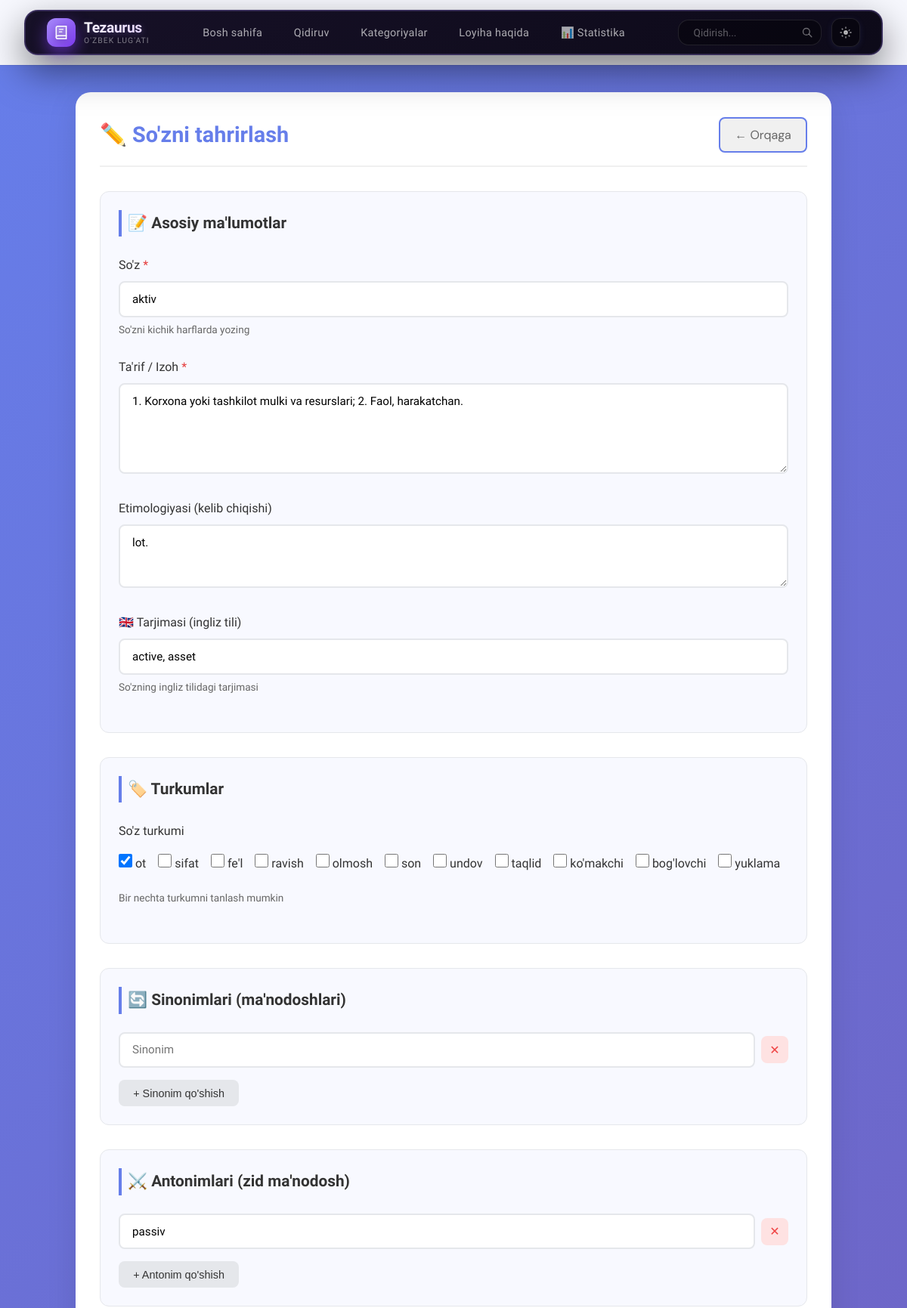
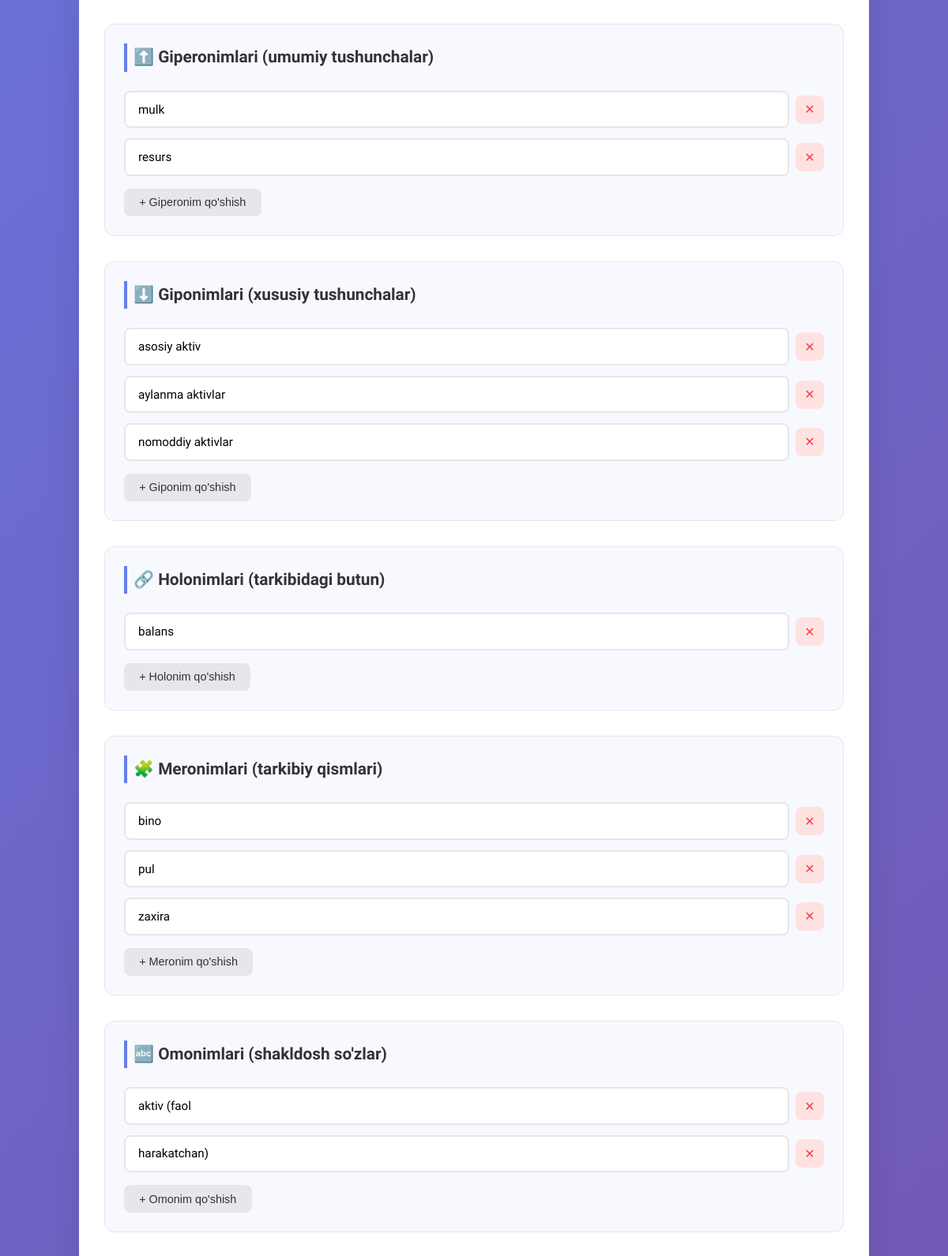
/admin/words/edit/115 (signed in, upper part), run on the app's committed database (2 pictures, top to bottom).
### models.py (models this page shows, shortened)
class Word(db.Model):
    id = db.Column(db.Integer, primary_key=True)
    word = db.Column(db.String(100), nullable=False, index=True)  # unique=True ni olib tashladik!
    definition = db.Column(db.Text, nullable=False)
    etymology = db.Column(db.Text)
    translation_en = db.Column(db.String(200))
    categories = db.relationship('WordCategory', backref='word_item', lazy='dynamic', cascade='all, delete-orphan')
    synonyms = db.relationship('WordSynonym', backref='word_item', lazy='dynamic', cascade='all, delete-orphan')
    antonyms = db.relationship('WordAntonym', backref='word_item', lazy='dynamic', cascade='all, delete-orphan')
    hyperonyms = db.relationship('WordHyperonym', backref='word_item', lazy='dynamic', cascade='all, delete-orphan')
    hyponyms = db.relationship('WordHyponym', backref='word_item', lazy='dynamic', cascade='all, delete-orphan')
    holonyms = db.relationship('WordHolonym', backref='word_item', lazy='dynamic', cascade='all, delete-orphan')
    meronyms = db.relationship('WordMeronym', backref='word_item', lazy='dynamic', cascade='all, delete-orphan')
    homonyms = db.relationship('WordHomonym', backref='word_item', lazy='dynamic', cascade='all, delete-orphan')
    paronyms = db.relationship('WordParonym', backref='word_item', lazy='dynamic', cascade='all, delete-orphan')
    usage_areas = db.relationship('WordUsageArea', backref='word_item', lazy='dynamic', cascade='all, delete-orphan')
    created_at = db.Column(db.DateTime, default=datetime.utcnow)
    updated_at = db.Column(db.DateTime, default=datetime.utcnow, onupdate=datetime.utcnow)

class WordAntonym(db.Model):
    __tablename__ = 'word_antonym'
    id = db.Column(db.Integer, primary_key=True)
    word_id = db.Column(db.Integer, db.ForeignKey('word.id'), nullable=False)
    related_word = db.Column(db.String(100), nullable=False, index=True)

class WordHyperonym(db.Model):
    __tablename__ = 'word_hyperonym'
    id = db.Column(db.Integer, primary_key=True)
    word_id = db.Column(db.Integer, db.ForeignKey('word.id'), nullable=False)
    related_word = db.Column(db.String(100), nullable=False, index=True)

class WordHyponym(db.Model):
    __tablename__ = 'word_hyponym'
    id = db.Column(db.Integer, primary_key=True)
    word_id = db.Column(db.Integer, db.ForeignKey('word.id'), nullable=False)
    related_word = db.Column(db.String(100), nullable=False, index=True)

class WordHolonym(db.Model):
    __tablename__ = 'word_holonym'
    id = db.Column(db.Integer, primary_key=True)
    word_id = db.Column(db.Integer, db.ForeignKey('word.id'), nullable=False)
    related_word = db.Column(db.String(100), nullable=False, index=True)

class WordMeronym(db.Model):
    __tablename__ = 'word_meronym'
    id = db.Column(db.Integer, primary_key=True)
    word_id = db.Column(db.Integer, db.ForeignKey('word.id'), nullable=False)
    related_word = db.Column(db.String(100), nullable=False, index=True)

class WordHomonym(db.Model):
    __tablename__ = 'word_homonym'
    id = db.Column(db.Integer, primary_key=True)
    word_id = db.Column(db.Integer, db.ForeignKey('word.id'), nullable=False)
    related_word = db.Column(db.String(100), nullable=False, index=True)

### admin.py (the view, shortened to what this page needs)
@admin_bp.route('/words/edit/<int:word_id>', methods=['GET', 'POST'])
@admin_required
def edit_word(word_id):
    word = Word.query.get_or_404(word_id)
    word_data = {
        'id': word.id,
        'word': word.word,
        'definition': word.definition,
        'etymology': word.etymology,
        'translation_en': word.translation_en,
        'categories': [cat.category for cat in word.categories],
        'synonyms': [syn.related_word for syn in word.synonyms],
        'antonyms': [ant.related_word for ant in word.antonyms],
        'hyperonyms': [hyp.related_word for hyp in word.hyperonyms],
        'hyponyms': [hypo.related_word for hypo in word.hyponyms],
        'holonyms': [hol.related_word for hol in word.holonyms],
        'meronyms': [mer.related_word for mer in word.meronyms],
        'homonyms': [hom.related_word for hom in word.homonyms],
        'paronyms': [par.related_word for par in word.paronyms],
        'usage_areas': [area.area for area in word.usage_areas]
    }
    return render_template('admin/word_form.html', word=word_data)

### templates/admin/word_form.html (shortened to what this page needs)
{% extends "base.html" %}
{% block content %}
<div class="admin-form-container">
    <div class="admin-form-header">
        <h1>{% if word %}✏️ So'zni tahrirlash{% else %}➕ Yangi so'z qo'shish{% endif %}</h1>
        <a href="{{ url_for('admin.words') }}" class="back-btn">← Orqaga</a>
    </div>
    <form method="POST" class="word-form" id="wordForm">
        <div class="form-section">
            <h2>📝 Asosiy ma'lumotlar</h2>
            <div class="form-group">
                <label for="word">So'z <span class="required">*</span></label>
                <input type="text" id="word" name="word" value="{{ word.word if word else '' }}" required
                       placeholder="Masalan: tuproq" class="form-control">
                <small class="form-text">So'zni kichik harflarda yozing</small>
            </div>
            <div class="form-group">
                <label for="definition">Ta'rif / Izoh <span class="required">*</span></label>
                <textarea id="definition" name="definition" rows="5" required
                          class="form-control" placeholder="So'zning ma'nosi...">{{ word.definition if word else '' }}</textarea>
            </div>
            <div class="form-group">
                <label for="etymology">Etimologiyasi (kelib chiqishi)</label>
                <textarea id="etymology" name="etymology" rows="3"
                          class="form-control" placeholder="So'zning kelib chiqishi haqida...">{{ word.etymology if word else '' }}</textarea>
            </div>
            <div class="form-group">
                <label for="translation_en">🇬🇧 Tarjimasi (ingliz tili)</label>
                <input type="text" id="translation_en" name="translation_en"
                       value="{{ word.translation_en if word else '' }}"
                       class="form-control" placeholder="Masalan: soil">
                <small class="form-text">So'zning ingliz tilidagi tarjimasi</small>
            </div>
        </div>
        <div class="form-section">
            <h2>🏷️ Turkumlar</h2>
            <div class="form-group">
                <label>So'z turkumi</label>
                <div class="checkbox-group" id="categories-container">
                    {% set categories = word.categories if word else [] %}
                    {% for category in ['ot', 'sifat', 'fe\'l', 'ravish', 'olmosh', 'son', 'undov', 'taqlid', 'ko\'makchi', 'bog\'lovchi', 'yuklama'] %}
                    <label class="checkbox-label">
                        <input type="checkbox" name="categories[]" value="{{ category }}"
                               {% if category in categories %}checked{% endif %}>
                        {{ category }}
                    </label>
                    {% endfor %}
                </div>
                <small class="form-text">Bir nechta turkumni tanlash mumkin</small>
            </div>
        </div>
        <div class="form-section">
            <h2>🔄 Sinonimlari (ma'nodoshlari)</h2>
            <div class="dynamic-fields" id="synonyms-container">
                {% if word and word.synonyms %}
                    {% for syn in word.synonyms %}
                    <div class="dynamic-field">
                        <input type="text" name="synonyms[]" value="{{ syn }}" class="form-control" placeholder="Sinonim">
                        <button type="button" class="remove-field-btn" onclick="this.parentElement.remove()">✕</button>
                    </div>
                    {% endfor %}
                {% else %}
                <div class="dynamic-field">
                    <input type="text" name="synonyms[]" class="form-control" placeholder="Sinonim">
                    <button type="button" class="remove-field-btn" onclick="this.parentElement.remove()">✕</button>
                </div>
                {% endif %}
            </div>
            <button type="button" class="add-field-btn" onclick="addField('synonyms-container')">+ Sinonim qo'shish</button>
        </div>
        <div class="form-section">
            <h2>⚔️ Antonimlari (zid ma'nodosh)</h2>
            <div class="dynamic-fields" id="antonyms-container">
                {% if word and word.antonyms %}
                    {% for ant in word.antonyms %}
                    <div class="dynamic-field">
                        <input type="text" name="antonyms[]" value="{{ ant }}" class="form-control" placeholder="Antonim">
                        <button type="button" class="remove-field-btn" onclick="this.parentElement.remove()">✕</button>
                    </div>
                    {% endfor %}
                {% else %}
                <div class="dynamic-field">
                    <input type="text" name="antonyms[]" class="form-control" placeholder="Antonim">
                    <button type="button" class="remove-field-btn" onclick="this.parentElement.remove()">✕</button>
                </div>
                {% endif %}
            </div>
            <button type="button" class="add-field-btn" onclick="addField('antonyms-container')">+ Antonim qo'shish</button>
        </div>
        <div class="form-section">
            <h2>⬆️ Giperonimlari (umumiy tushunchalar)</h2>
            <div class="dynamic-fields" id="hyperonyms-container">
                {% if word and word.hyperonyms %}
                    {% for hyp in word.hyperonyms %}
                    <div class="dynamic-field">
                        <input type="text" name="hyperonyms[]" value="{{ hyp }}" class="form-control" placeholder="Giperonim">
                        <button type="button" class="remove-field-btn" onclick="this.parentElement.remove()">✕</button>
                    </div>
                    {% endfor %}
                {% else %}
                <div class="dynamic-field">
                    <input type="text" name="hyperonyms[]" class="form-control" placeholder="Giperonim">
                    <button type="button" class="remove-field-btn" onclick="this.parentElement.remove()">✕</button>
                </div>
                {% endif %}
            </div>
            <button type="button" class="add-field-btn" onclick="addField('hyperonyms-container')">+ Giperonim qo'shish</button>
        </div>
        <div class="form-section">
            <h2>⬇️ Giponimlari (xususiy tushunchalar)</h2>
            <div class="dynamic-fields" id="hyponyms-container">
                {% if word and word.hyponyms %}
                    {% for hypo in word.hyponyms %}
                    <div class="dynamic-field">
                        <input type="text" name="hyponyms[]" value="{{ hypo }}" class="form-control" placeholder="Giponim">
                        <button type="button" class="remove-field-btn" onclick="this.parentElement.remove()">✕</button>
                    </div>
                    {% endfor %}
                {% else %}
                <div class="dynamic-field">
                    <input type="text" name="hyponyms[]" class="form-control" placeholder="Giponim">
                    <button type="button" class="remove-field-btn" onclick="this.parentElement.remove()">✕</button>
                </div>
                {% endif %}
            </div>
            <button type="button" class="add-field-btn" onclick="addField('hyponyms-container')">+ Giponim qo'shish</button>
        </div>
        <div class="form-section">
            <h2>🔗 Holonimlari (tarkibidagi butun)</h2>
            <div class="dynamic-fields" id="holonyms-container">
                {% if word and word.holonyms %}
                    {% for hol in word.holonyms %}
                    <div class="dynamic-field">
                        <input type="text" name="holonyms[]" value="{{ hol }}" class="form-control" placeholder="Holonim">
                        <button type="button" class="remove-field-btn" onclick="this.parentElement.remove()">✕</button>
                    </div>
                    {% endfor %}
                {% else %}
                <div class="dynamic-field">
                    <input type="text" name="holonyms[]" class="form-control" placeholder="Holonim">
                    <button type="button" class="remove-field-btn" onclick="this.parentElement.remove()">✕</button>
                </div>
                {% endif %}
            </div>
            <button type="button" class="add-field-btn" onclick="addField('holonyms-container')">+ Holonim qo'shish</button>
        </div>
        <div class="form-section">
            <h2>🧩 Meronimlari (tarkibiy qismlari)</h2>
            <div class="dynamic-fields" id="meronyms-container">
                {% if word and word.meronyms %}
                    {% for mer in word.meronyms %}
                    <div class="dynamic-field">
                        <input type="text" name="meronyms[]" value="{{ mer }}" class="form-control" placeholder="Meronim">
                        <button type="button" class="remove-field-btn" onclick="this.parentElement.remove()">✕</button>
                    </div>
                    {% endfor %}
                {% else %}
                <div class="dynamic-field">
                    <input type="text" name="meronyms[]" class="form-control" placeholder="Meronim">
                    <button type="button" class="remove-field-btn" onclick="this.parentElement.remove()">✕</button>
                </div>
                {% endif %}
            </div>
            <button type="button" class="add-field-btn" onclick="addField('meronyms-container')">+ Meronim qo'shish</button>
        </div>
        <div class="form-section">
            <h2>🔤 Omonimlari (shakldosh so'zlar)</h2>
            <div class="dynamic-fields" id="homonyms-container">
                {% if word and word.homonyms %}
                    {% for hom in word.homonyms %}
                    <div class="dynamic-field">
                        <input type="text" name="homonyms[]" value="{{ hom }}" class="form-control" placeholder="Omonim">
                        <button type="button" class="remove-field-btn" onclick="this.parentElement.remove()">✕</button>
                    </div>
                    {% endfor %}
                {% else %}
                <div class="dynamic-field">
                    <input type="text" name="homonyms[]" class="form-control" placeholder="Omonim">
                    <button type="button" class="remove-field-btn" onclick="this.parentElement.remove()">✕</button>
                </div>
                {% endif %}
            </div>
            <button type="button" class="add-field-btn" onclick="addField('homonyms-container')">+ Omonim qo'shish</button>
        </div>
    </form>
</div>
{% endblock %}

### data on the page
Word: word "aktiv", definition "1. Korxona yoki tashkilot mulki va resurslari; 2. Faol, harakatchan.", etymology "lot.", translation_en "active, asset"
WordAntonym: related_word "passiv"
WordHyperonym: related_word "mulk"
WordHyperonym: related_word "resurs"
WordHyponym: related_word "asosiy aktiv"
WordHyponym: related_word "aylanma aktivlar"
WordHyponym: related_word "nomoddiy aktivlar"
WordHolonym: related_word "balans"
WordMeronym: related_word "bino"
WordMeronym: related_word "pul"
WordMeronym: related_word "zaxira"
WordHomonym: related_word "aktiv (faol"
WordHomonym: related_word "harakatchan)"

### other printed values
{{ category }} "ot" "sifat" "fe'l" "ravish" "olmosh" "son" "undov" "taqlid" "ko'makchi" "bog'lovchi" "yuklama"
